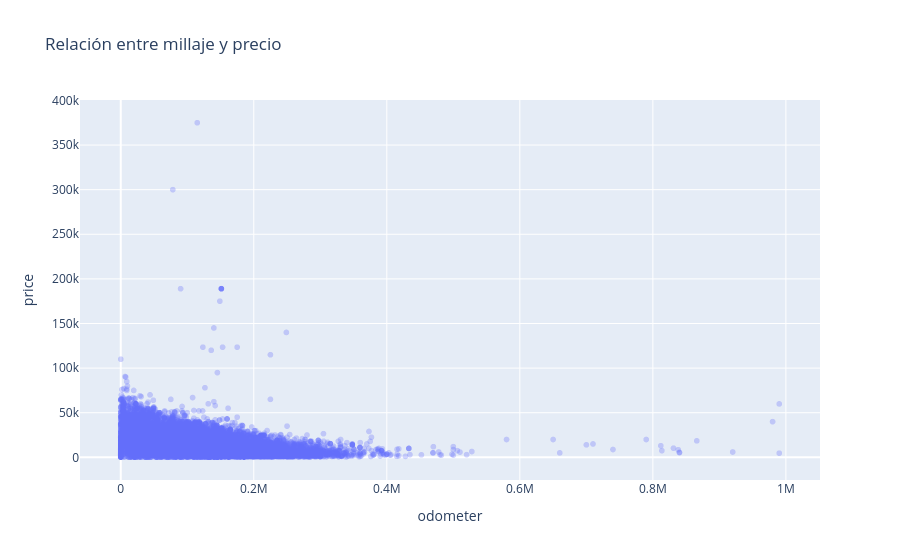

The code cell stored with this chart in its notebook:
### Markdown cell above
### Relación entre el año del modelo y el precio

Al analizar el precio mediano según el año del modelo se observa una tendencia general en la que los vehículos más recientes presentan precios medianos más altos.

Los años más antiguos muestran mayores fluctuaciones y cuentan con una menor cantidad de observaciones, por lo que sus medianas deben interpretarse con cautela.

Al enfocar la visualización en los modelos de 1990 a 2019 se aprecia con mayor claridad esta tendencia, especialmente a partir de los años 2000. En general, los resultados sugieren una relación positiva entre el año del modelo y el precio: los vehículos de años más recientes tienden a presentar precios más altos.

### Code cell
fig = px.scatter(
    df,
    x='odometer',
    y='price',
    opacity=0.3,
    title='Relación entre millaje y precio'
)

fig.show()

### Figure 1 — Plotly figure (JSON) as saved in the notebook; plotly's stock layout.template omitted (floating-point values rounded to 4 significant figures; data arrays with more than 128 entries replaced by an {"elided": "..."} marker saying what was removed)
{"data": [{"hovertemplate": "odometer=%{x}<br>price=%{y}<extra></extra>", "legendgroup": "", "marker": {"color": "#636efa", "opacity": 0.3, "symbol": "circle"}, "mode": "markers", "name": "", "showlegend": false, "type": "scattergl", "x": {"elided": "50662 int values"}, "xaxis": "x", "y": {"elided": "50662 int values"}, "yaxis": "y"}], "layout": {"legend": {"tracegroupgap": 0}, "title": {"text": "Relación entre millaje y precio"}, "xaxis": {"anchor": "y", "domain": [0, 1], "title": {"text": "odometer"}}, "yaxis": {"anchor": "x", "domain": [0, 1], "title": {"text": "price"}}}}
